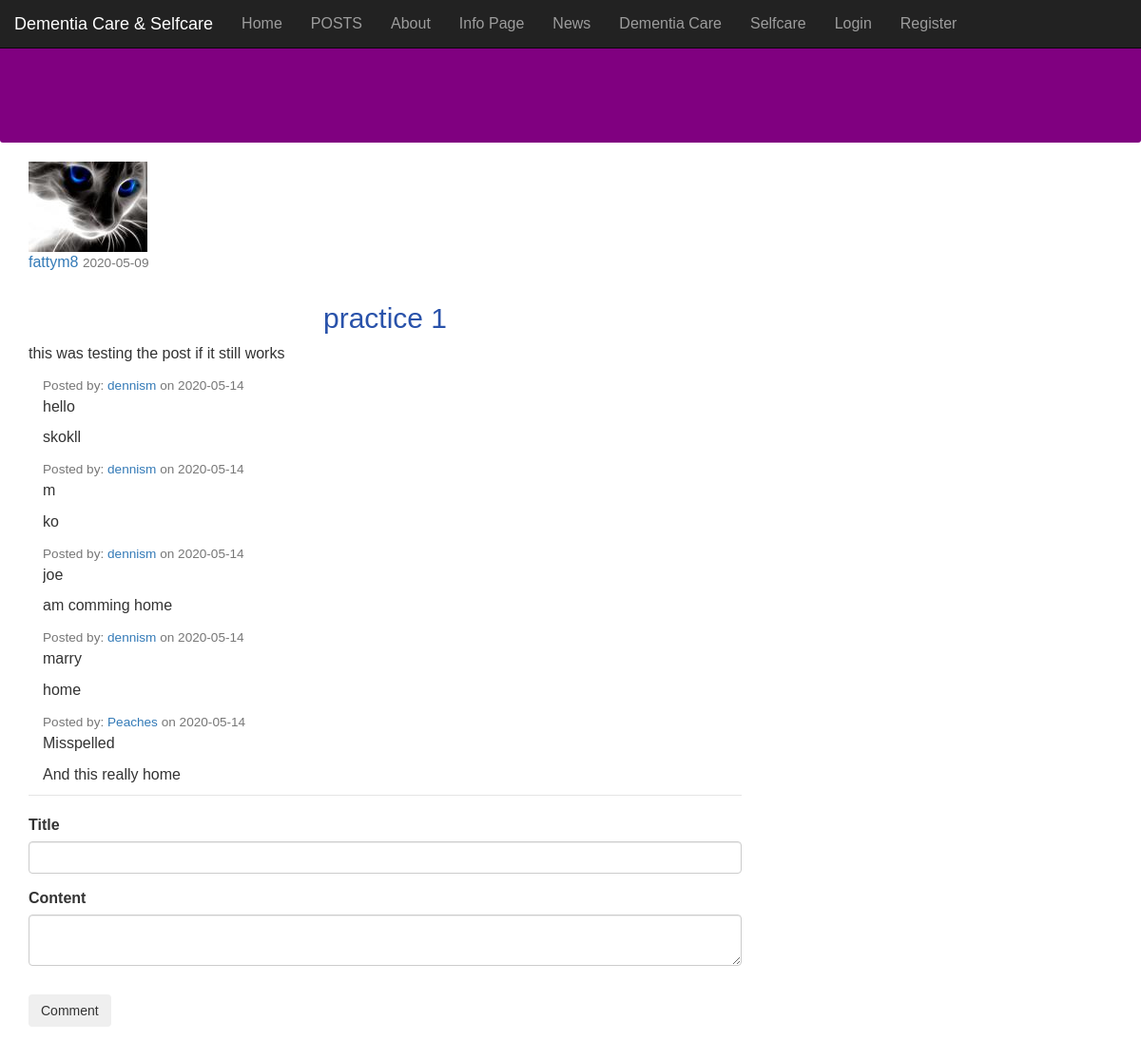
Screenshot of /post/3 with the database file from the repository.
### flask3/models.py (models this page shows, shortened)
class User(db.Model,UserMixin):
    id = db.Column(db.Integer, primary_key=True)
    username = db.Column(db.String(20), unique=True, nullable=False)
    email = db.Column(db.String(120), unique=True, nullable=False)
    image_file = db.Column(db.String(20), nullable=False, default='default.jpg')
    password = db.Column(db.String(60), nullable=False)
    posts = db.relationship('Post', backref='author', lazy=True)
    comments = db.relationship('Comment', backref='author', lazy=True)

class Post(db.Model):
    id = db.Column(db.Integer, primary_key=True)
    title = db.Column(db.String(100), nullable=False)
    date_posted = db.Column(db.DateTime, nullable=False, default=datetime.utcnow)
    content = db.Column(db.Text, nullable=False)
    user_id = db.Column(db.Integer, db.ForeignKey('user.id'), nullable=False)

class Comment(db.Model):
    id = db.Column(db.Integer, primary_key=True)
    title = db.Column(db.String(100), nullable=False)
    date_posted = db.Column(db.DateTime, nullable=False, default=datetime.utcnow)
    content = db.Column(db.Text, nullable=False)
    user_id = db.Column(db.Integer, db.ForeignKey('user.id'), nullable=False)

### flask3/routes.py (the view)
@app.route("/post/<int:post_id>", methods=["POST", "GET"])
def post(post_id):
    post = Post.query.get_or_404(post_id)
    comments = Comment.query.all()
    form = CommentForm()
    if form.validate_on_submit():
        comments = Comment(title=form.title.data,content=form.content.data, author=current_user)
        db.session.add(comments)
        db.session.commit()
        flash('Your comment has been created!', 'success')
        return redirect(url_for('home'))
    return render_template('post.html', title=post.title, post=post, form=form, comments=comments)

### flask3/forms.py
class CommentForm(FlaskForm):
    title = StringField('Title', validators=[DataRequired()])
    content = TextAreaField('Content', validators=[DataRequired()])
    submit = SubmitField('Comment')

### flask3/templates/post.html (shortened to what this page needs)
{% extends 'bootstrap/base.html' %}
{% block styles %}
{{super()}}
<link rel="stylesheet" type="text/css" href="{{ url_for('static', filename='styles.css') }}">
{% endblock %}
{% block navbar %}
{% include 'navbar.html' %}
<div class ="info" ></div>
<main role="main" class="container">
  <div class="row">
    <div class="col-md-8">
<article class="media content-section">
  <img class="rounded-circle article-img"
    src="{{ url_for('static', filename='profile_pics/' + post.author.image_file) }}">
  <div class="media-body">
    <div class="article-metadata">
      <a class="mr-2" href="#">{{ post.author.username }}</a>
      <small class="text-muted">{{ post.date_posted.strftime('%Y-%m-%d') }}</small>
    </div>
    <h2 class="article-title">{{ post.title }}</h2>
    <p class="article-content">{{ post.content }}</p>
  </div>
</article>
<div>
  {% for comment in comments %}
  <div class="container mt-2 mb-3">
    <div class="">
      <div class="media-body">
        <div class="article-metadata">
          <small class="text-muted">Posted by:
            <a href="">{{ comment.author.username }}</a>
            on {{ comment.date_posted.strftime('%Y-%m-%d') }}</small>
        </div>
        <p class="article-content">{{ comment.title }}</p>
        <p class="article-content">{{ comment.content }}</p>
      </div>
    </div>
  </div>
  {% endfor %}
</div>
<div class="content-section">
  <form method="POST" action="">
      <fieldset class="form-group">
          <legend class="border-bottom mb-4">{{ legend }}</legend>
          <div class="form-group">
              {{ form.title.label(class="form-control-label") }}
              {% if form.title.errors %}
                  {{ form.title(class="form-control form-control-lg is-invalid") }}
                  <div class="invalid-feedback">
                      {% for error in form.title.errors %}
                          <span>{{ error }}</span>
                      {% endfor %}
                  </div>
              {% else %}
                  {{ form.title(class="form-control form-control-lg") }}
              {% endif %}
          </div>
          <div class="form-group">
              {{ form.content.label(class="form-control-label") }}
              {% if form.content.errors %}
                  {{ form.content(class="form-control form-control-lg is-invalid") }}
                  <div class="invalid-feedback">
                      {% for error in form.content.errors %}
                          <span>{{ error }}</span>
                      {% endfor %}
                  </div>
              {% else %}
                  {{ form.content(class="form-control form-control-lg") }}
              {% endif %}
          </div>
      </fieldset>
      <div class="form-group">
          {{ form.submit(class="btn btn-outline-info") }}
      </div>
  </form>
</div>
    </div>
  </div>
</main>
{% endblock %}

### flask3/static/styles.css (style rules this page uses)
body { font-family: 'Exo', sans-serif; font-size: medium; }
.info { padding: 2rem 1rem; margin-bottom: 2rem; background-color: purple; border-radius: 0.3rem; background-repeat: no-repeat; background-size: cover; background-attachment: fixed; height: 150px; text-align: center; color: #E0E0E0; }
h2 { margin-top: 30px; color: rgb(41, 82, 170); text-align: center; }

### rows the page displays
User: image_file (picture), author.username "fattym8"
Post: date_posted "2020-05-09", title "practice 1", content "this was testing the post if it still works"
Comment: author.username "dennism", date_posted "2020-05-14", title "hello", content "skokll"
Comment: author.username "dennism", date_posted "2020-05-14", title "m", content "ko"
Comment: author.username "dennism", date_posted "2020-05-14", title "joe", content "am comming home"
Comment: author.username "dennism", date_posted "2020-05-14", title "marry", content "home"
Comment: author.username "Peaches", date_posted "2020-05-14", title "Misspelled", content "And this really home"
